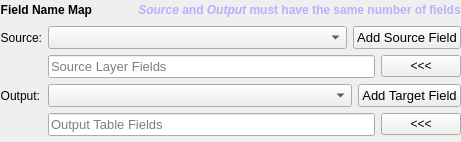
             <widget class="QFrame" name="frame_4">
              <property name="sizePolicy">
               <sizepolicy hsizetype="Preferred" vsizetype="Preferred">
                <horstretch>0</horstretch>
                <verstretch>0</verstretch>
               </sizepolicy>
              </property>
              <property name="frameShape">
               <enum>QFrame::NoFrame</enum>
              </property>
              <property name="frameShadow">
               <enum>QFrame::Plain</enum>
              </property>
              <property name="lineWidth">
               <number>0</number>
              </property>
              <layout class="QVBoxLayout" name="verticalLayout_2">
               <property name="leftMargin">
                <number>0</number>
               </property>
               <property name="topMargin">
                <number>0</number>
               </property>
               <property name="rightMargin">
                <number>0</number>
               </property>
               <property name="bottomMargin">
                <number>0</number>
               </property>
               <item>
                <widget class="QFrame" name="frame_5">
                 <property name="frameShape">
                  <enum>QFrame::NoFrame</enum>
                 </property>
                 <property name="frameShadow">
                  <enum>QFrame::Plain</enum>
                 </property>
                 <property name="lineWidth">
                  <number>0</number>
                 </property>
                 <layout class="QHBoxLayout" name="horizontalLayout_3">
                  <property name="leftMargin">
                   <number>0</number>
                  </property>
                  <property name="topMargin">
                   <number>0</number>
                  </property>
                  <property name="rightMargin">
                   <number>0</number>
                  </property>
                  <property name="bottomMargin">
                   <number>0</number>
                  </property>
                  <item>
                   <widget class="QLabel" name="label_42">
                    <property name="text">
                     <string>&lt;html&gt;&lt;head/&gt;&lt;body&gt;&lt;p&gt;&lt;span style=&quot; font-weight:600;&quot;&gt;Field Name Map&lt;/span&gt;&lt;/p&gt;&lt;/body&gt;&lt;/html&gt;</string>
                    </property>
                    <property name="alignment">
                     <set>Qt::AlignRight|Qt::AlignTrailing|Qt::AlignVCenter</set>
                    </property>
                   </widget>
                  </item>
                  <item>
                   <spacer name="horizontalSpacer_3">
                    <property name="orientation">
                     <enum>Qt::Horizontal</enum>
                    </property>
                    <property name="sizeHint" stdset="0">
                     <size>
                      <width>40</width>
                      <height>20</height>
                     </size>
                    </property>
                   </spacer>
                  </item>
                  <item>
                   <widget class="QLabel" name="label_43">
                    <property name="text">
                     <string>&lt;html&gt;&lt;head/&gt;&lt;body&gt;&lt;p align=&quot;center&quot;&gt;&lt;span style=&quot; font-weight:600; font-style:italic; color:#b7b0ff;&quot;&gt;Source&lt;/span&gt;&lt;span style=&quot; font-weight:600; color:#b7b0ff;&quot;&gt; and &lt;/span&gt;&lt;span style=&quot; font-weight:600; font-style:italic; color:#b7b0ff;&quot;&gt;Output&lt;/span&gt;&lt;span style=&quot; font-weight:600; color:#b7b0ff;&quot;&gt; must have the same number of fields&lt;/span&gt;&lt;/p&gt;&lt;/body&gt;&lt;/html&gt;</string>
                    </property>
                    <property name="scaledContents">
                     <bool>false</bool>
                    </property>
                    <property name="alignment">
                     <set>Qt::AlignCenter</set>
                    </property>
                   </widget>
                  </item>
                 </layout>
                </widget>
               </item>
               <item>
                <widget class="QFrame" name="frame_6">
                 <property name="sizePolicy">
                  <sizepolicy hsizetype="Preferred" vsizetype="Preferred">
                   <horstretch>0</horstretch>
                   <verstretch>0</verstretch>
                  </sizepolicy>
                 </property>
                 <property name="frameShape">
                  <enum>QFrame::NoFrame</enum>
                 </property>
                 <property name="frameShadow">
                  <enum>QFrame::Plain</enum>
                 </property>
                 <property name="lineWidth">
                  <number>0</number>
                 </property>
                 <layout class="QFormLayout" name="formLayout_2">
                  <property name="leftMargin">
                   <number>0</number>
                  </property>
                  <property name="topMargin">
                   <number>0</number>
                  </property>
                  <property name="rightMargin">
                   <number>0</number>
                  </property>
                  <property name="bottomMargin">
                   <number>0</number>
                  </property>
                  <item row="1" column="0">
                   <widget class="QLabel" name="label_44">
                    <property name="text">
                     <string>Source:</string>
                    </property>
                    <property name="alignment">
                     <set>Qt::AlignRight|Qt::AlignTrailing|Qt::AlignVCenter</set>
                    </property>
                   </widget>
                  </item>
                  <item row="1" column="1">
                   <widget class="QFrame" name="frame_12">
                    <property name="sizePolicy">
                     <sizepolicy hsizetype="Preferred" vsizetype="Preferred">
                      <horstretch>0</horstretch>
                      <verstretch>0</verstretch>
                     </sizepolicy>
                    </property>
                    <property name="minimumSize">
                     <size>
                      <width>0</width>
                      <height>0</height>
                     </size>
                    </property>
                    <property name="frameShape">
                     <enum>QFrame::NoFrame</enum>
                    </property>
                    <property name="frameShadow">
                     <enum>QFrame::Plain</enum>
                    </property>
                    <property name="lineWidth">
                     <number>0</number>
                    </property>
                    <layout class="QHBoxLayout" name="horizontalLayout_10">
                     <property name="leftMargin">
                      <number>0</number>
                     </property>
                     <property name="topMargin">
                      <number>0</number>
                     </property>
                     <property name="rightMargin">
                      <number>0</number>
                     </property>
                     <property name="bottomMargin">
                      <number>0</number>
                     </property>
                     <item>
                      <widget class="QgsFieldComboBox" name="sourceFieldBox">
                       <property name="sizePolicy">
                        <sizepolicy hsizetype="Preferred" vsizetype="Preferred">
                         <horstretch>0</horstretch>
                         <verstretch>0</verstretch>
                        </sizepolicy>
                       </property>
                       <property name="font">
                        <font>
                         <pointsize>10</pointsize>
                        </font>
                       </property>
                      </widget>
                     </item>
                     <item>
                      <widget class="QPushButton" name="addSourceField">
                       <property name="sizePolicy">
                        <sizepolicy hsizetype="Maximum" vsizetype="Preferred">
                         <horstretch>0</horstretch>
                         <verstretch>0</verstretch>
                        </sizepolicy>
                       </property>
                       <property name="font">
                        <font>
                         <pointsize>10</pointsize>
                        </font>
                       </property>
                       <property name="toolTip">
                        <string>Add the selected Source field</string>
                       </property>
                       <property name="text">
                        <string>Add Source Field</string>
                       </property>
                      </widget>
                     </item>
                    </layout>
                   </widget>
                  </item>
                  <item row="3" column="1">
                   <widget class="QFrame" name="frame_25">
                    <property name="sizePolicy">
                     <sizepolicy hsizetype="Preferred" vsizetype="Preferred">
                      <horstretch>0</horstretch>
                      <verstretch>0</verstretch>
                     </sizepolicy>
                    </property>
                    <property name="minimumSize">
                     <size>
                      <width>0</width>
                      <height>0</height>
                     </size>
                    </property>
                    <property name="frameShape">
                     <enum>QFrame::NoFrame</enum>
                    </property>
                    <property name="frameShadow">
                     <enum>QFrame::Plain</enum>
                    </property>
                    <layout class="QHBoxLayout" name="horizontalLayout_14">
                     <property name="leftMargin">
                      <number>0</number>
                     </property>
                     <property name="topMargin">
                      <number>0</number>
                     </property>
                     <property name="rightMargin">
                      <number>0</number>
                     </property>
                     <property name="bottomMargin">
                      <number>0</number>
                     </property>
                     <item>
                      <widget class="QLineEdit" name="sourceFields">
                       <property name="font">
                        <font>
                         <pointsize>10</pointsize>
                        </font>
                       </property>
                       <property name="focusPolicy">
                        <enum>Qt::StrongFocus</enum>
                       </property>
                       <property name="toolTip">
                        <string>Source field names to map to output (max 100 characters)</string>
                       </property>
                       <property name="styleSheet">
                        <string notr="true"/>
                       </property>
                       <property name="text">
                        <string/>
                       </property>
                       <property name="maxLength">
                        <number>100</number>
                       </property>
                       <property name="placeholderText">
                        <string>Source Layer Fields</string>
                       </property>
                      </widget>
                     </item>
                     <item>
                      <widget class="QPushButton" name="remSourceField">
                       <property name="toolTip">
                        <string>Remove Last Field</string>
                       </property>
                       <property name="text">
                        <string>&lt;&lt;&lt;</string>
                       </property>
                      </widget>
                     </item>
                    </layout>
                   </widget>
                  </item>
                  <item row="4" column="0">
                   <widget class="QLabel" name="label_45">
                    <property name="text">
                     <string>Output:</string>
                    </property>
                    <property name="alignment">
                     <set>Qt::AlignRight|Qt::AlignTrailing|Qt::AlignVCenter</set>
                    </property>
                   </widget>
                  </item>
                  <item row="4" column="1">
                   <widget class="QFrame" name="frame_22">
                    <property name="sizePolicy">
                     <sizepolicy hsizetype="Preferred" vsizetype="Preferred">
                      <horstretch>0</horstretch>
                      <verstretch>0</verstretch>
                     </sizepolicy>
                    </property>
                    <property name="minimumSize">
                     <size>
                      <width>0</width>
                      <height>0</height>
                     </size>
                    </property>
                    <property name="frameShape">
                     <enum>QFrame::NoFrame</enum>
                    </property>
                    <property name="frameShadow">
                     <enum>QFrame::Plain</enum>
                    </property>
                    <property name="lineWidth">
                     <number>0</number>
                    </property>
                    <layout class="QHBoxLayout" name="horizontalLayout_11">
                     <property name="leftMargin">
                      <number>0</number>
                     </property>
                     <property name="topMargin">
                      <number>0</number>
                     </property>
                     <property name="rightMargin">
                      <number>0</number>
                     </property>
                     <property name="bottomMargin">
                      <number>0</number>
                     </property>
                     <item>
                      <widget class="QgsFieldComboBox" name="targetFieldBox">
                       <property name="sizePolicy">
                        <sizepolicy hsizetype="Preferred" vsizetype="Preferred">
                         <horstretch>0</horstretch>
                         <verstretch>0</verstretch>
                        </sizepolicy>
                       </property>
                       <property name="font">
                        <font>
                         <pointsize>10</pointsize>
                        </font>
                       </property>
                      </widget>
                     </item>
                     <item>
                      <widget class="QPushButton" name="addTargetField">
                       <property name="sizePolicy">
                        <sizepolicy hsizetype="Maximum" vsizetype="Preferred">
                         <horstretch>0</horstretch>
                         <verstretch>0</verstretch>
                        </sizepolicy>
                       </property>
                       <property name="font">
                        <font>
                         <pointsize>10</pointsize>
                        </font>
                       </property>
                       <property name="toolTip">
                        <string>Add the selected Target field</string>
                       </property>
                       <property name="text">
                        <string>Add Target Field</string>
                       </property>
                      </widget>
                     </item>
                    </layout>
                   </widget>
                  </item>
                  <item row="7" column="0" colspan="2">
                   <widget class="QFrame" name="frame_7">
                    <property name="frameShape">
                     <enum>QFrame::NoFrame</enum>
                    </property>
                    <property name="frameShadow">
                     <enum>QFrame::Plain</enum>
                    </property>
                    <property name="lineWidth">
                     <number>0</number>
                    </property>
                    <layout class="QHBoxLayout" name="horizontalLayout_4">
                     <property name="leftMargin">
                      <number>0</number>
                     </property>
                     <property name="topMargin">
                      <number>0</number>
                     </property>
                     <property name="rightMargin">
                      <number>0</number>
                     </property>
                     <property name="bottomMargin">
                      <number>0</number>
                     </property>
                    </layout>
                   </widget>
                  </item>
                  <item row="5" column="1">
                   <widget class="QFrame" name="frame_26">
                    <property name="sizePolicy">
                     <sizepolicy hsizetype="Preferred" vsizetype="Preferred">
                      <horstretch>0</horstretch>
                      <verstretch>0</verstretch>
                     </sizepolicy>
                    </property>
                    <property name="minimumSize">
                     <size>
                      <width>100</width>
                      <height>0</height>
                     </size>
                    </property>
                    <property name="frameShape">
                     <enum>QFrame::NoFrame</enum>
                    </property>
                    <property name="frameShadow">
                     <enum>QFrame::Plain</enum>
                    </property>
                    <property name="lineWidth">
                     <number>0</number>
                    </property>
                    <layout class="QHBoxLayout" name="horizontalLayout_15">
                     <property name="leftMargin">
                      <number>0</number>
                     </property>
                     <property name="topMargin">
                      <number>0</number>
                     </property>
                     <property name="rightMargin">
                      <number>0</number>
                     </property>
                     <property name="bottomMargin">
                      <number>0</number>
                     </property>
                     <item>
                      <widget class="QLineEdit" name="outputFields">
                       <property name="font">
                        <font>
                         <pointsize>10</pointsize>
                        </font>
                       </property>
                       <property name="toolTip">
                        <string>Output field names for table panel (max 100 characters)</string>
                       </property>
                       <property name="styleSheet">
                        <string notr="true"/>
                       </property>
                       <property name="text">
                        <string/>
                       </property>
                       <property name="maxLength">
                        <number>100</number>
                       </property>
                       <property name="placeholderText">
                        <string>Output Table Fields</string>
                       </property>
                      </widget>
                     </item>
                     <item>
                      <widget class="QPushButton" name="remOutField">
                       <property name="toolTip">
                        <string>Remove Last Field</string>
                       </property>
                       <property name="text">
                        <string>&lt;&lt;&lt;</string>
                       </property>
                      </widget>
                     </item>
                    </layout>
                   </widget>
                  </item>
                 </layout>
                </widget>
               </item>
              </layout>
             </widget>
